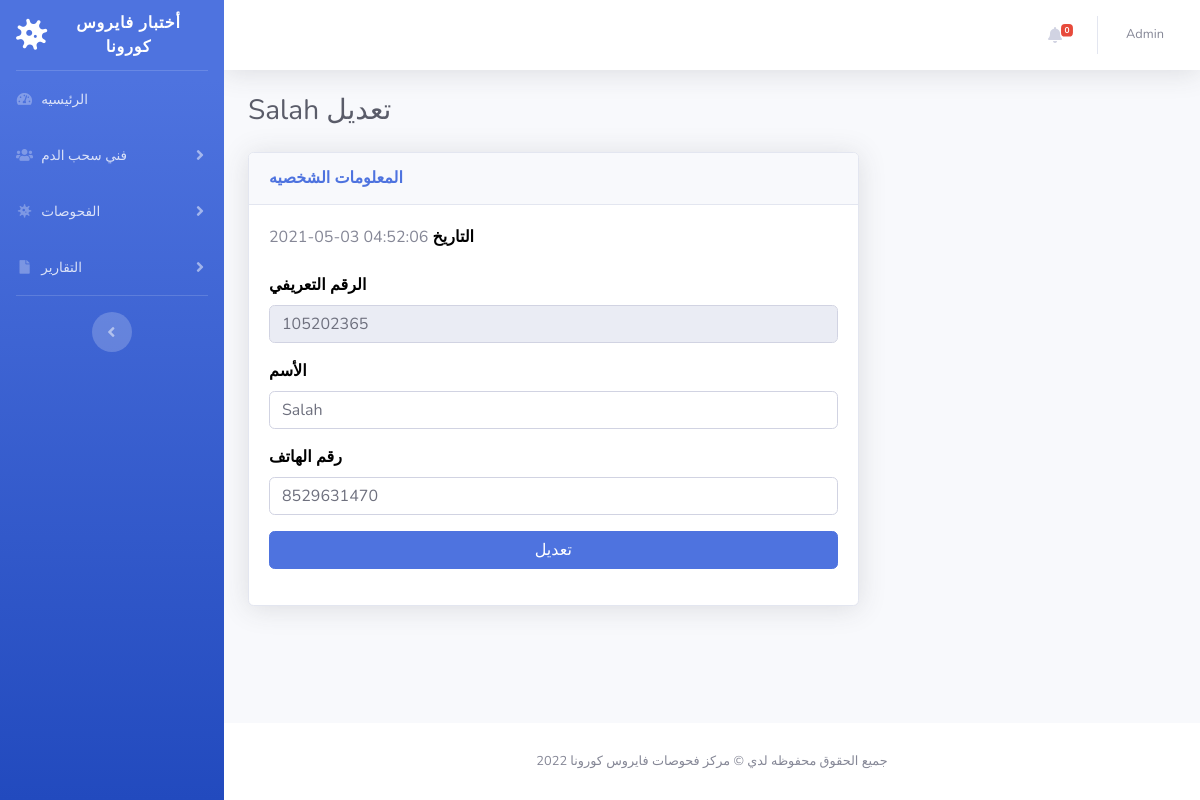
Screenshot of /edit-phlebotomist.php?pid=4 (signed in) with the database file from the repository.
### tables this page shows
CREATE TABLE `tblphlebotomist` (
  `id` int(11) NOT NULL,
  `EmpID` varchar(100) DEFAULT NULL,
  `FullName` varchar(120) DEFAULT NULL,
  `MobileNumber` bigint(12) DEFAULT NULL,
  `RegDate` timestamp NULL DEFAULT current_timestamp()
);

### edit-phlebotomist.php (the view, shortened to what this page needs)
<?php session_start();
include_once('includes/config.php');
if (strlen($_SESSION['aid']==0)) {
  header('location:logout.php');
  } else{
?>
<!DOCTYPE html>
<html lang="en">
<head>
    <link href="vendor/fontawesome-free/css/all.min.css" rel="stylesheet" type="text/css">
    <link href="css/sb-admin-2.min.css" rel="stylesheet">
</head>
<body id="page-top">
    <div id="wrapper">
<?php include_once('includes/sidebar.php');?>
        <div id="content-wrapper" class="d-flex flex-column">
            <div id="content">
          <?php include_once('includes/topbar.php');?>
                <div class="container-fluid">
<?php
$pid=intval($_GET['pid']);
$query=mysqli_query($con,"select * from tblphlebotomist where id='$pid'");
while($row=mysqli_fetch_array($query)){
?>
<h1 class="h3 mb-4 text-gray-800"><?php echo $row['FullName'];?> تعديل</h1>
<form name="editphlebotomist" method="post">
  <div class="row">
                        <div class="col-lg-8">
                            <div class="card shadow mb-4">
                                <div class="card-header py-3">
                                    <h6 class="m-0 font-weight-bold text-primary">المعلومات الشخصيه</h6>
                                </div>
                                <div class="card-body">
 <div class="form-group">
                            <?php echo $row['RegDate'];?>
                            <label>التاريخ </label>
                                        </div>
                  <div class="form-group">
                            <label>الرقم التعريفي</label>
                             <input type="text" class="form-control" id="empid" name="empid"  value="<?php echo $row['EmpID'];?>"  readonly="true" >
                                        </div>
                        <div class="form-group">
                            <label>الأسم</label>
                                            <input type="text" class="form-control" id="fullname" name="fullname"  placeholder="Enter your full name..." pattern="[A-Za-z ]+" title="letters only" value="<?php echo $row['FullName'];?>" required="true">
                                        </div>
                                        <div class="form-group">
                                             <label>رقم الهاتف</label>
                                  <input type="text" class="form-control" id="mobilenumber" name="mobilenumber" placeholder="Please enter your mobile number" pattern="[0-9]{10}" title="10 numeric characters only" value="<?php echo $row['MobileNumber'];?>" required="true" >
                                        </div>
        <div class="form-group">
                                 <input type="submit" class="btn btn-primary btn-user btn-block" name="update" id="update" value="تعديل">
                             </div>
                                </div>
                            </div>
                        </div>
                    </div>
</form>
<?php } ?>
                </div>
            </div>
           <?php include_once('includes/footer.php');?>
        </div>
    </div>
</body>
</html>
<?php } ?>

### includes/topbar.php (shortened to what this page needs)
      <nav class="navbar navbar-expand navbar-light bg-white topbar mb-4 static-top shadow">
            <?php if($_SESSION['aid']):?>
                    <ul class="navbar-nav ml-auto">
<?php $query=mysqli_query($con,"select * from tbltestrecord where ReportStatus is null");
$count=mysqli_num_rows($query);
?>
                        <li class="nav-item dropdown no-arrow mx-1">
                            <a class="nav-link dropdown-toggle" href="#" id="alertsDropdown" role="button"
                                data-toggle="dropdown" aria-haspopup="true" aria-expanded="false">
                                <i class="fas fa-bell fa-fw"></i>
                                <span class="badge badge-danger badge-counter"><?php echo $count;?></span>
                            </a>
                        </li>
                        <li class="nav-item dropdown no-arrow">
                            <a class="nav-link dropdown-toggle" href="#" id="userDropdown" role="button"
                                data-toggle="dropdown" aria-haspopup="true" aria-expanded="false">
                <?php
$adid=$_SESSION['aid'];
$ret1=mysqli_query($con,"select AdminName from tbladmin where ID='$adid'");
while($row1=mysqli_fetch_array($ret1)){
?>
                                <span class="mr-2 d-none d-lg-inline text-gray-600 small"><?php  echo $row1['AdminName'];?></span>
                           <?php } ?>
                            </a>
                        </li>
                    </ul>
                <?php endif;?>
                </nav>

### edit-phlebotomist.php (style rules this page uses)
label { font-size:16px; font-weight:bold; color:#000; }

### rows the page displays
tblphlebotomist: FullName "Salah", RegDate "2021-05-03 04:52:06", empid "105202365", fullname "Salah", mobilenumber "8529631470"

### other values shown
$count "0"
$row1['AdminName'] "Admin"
